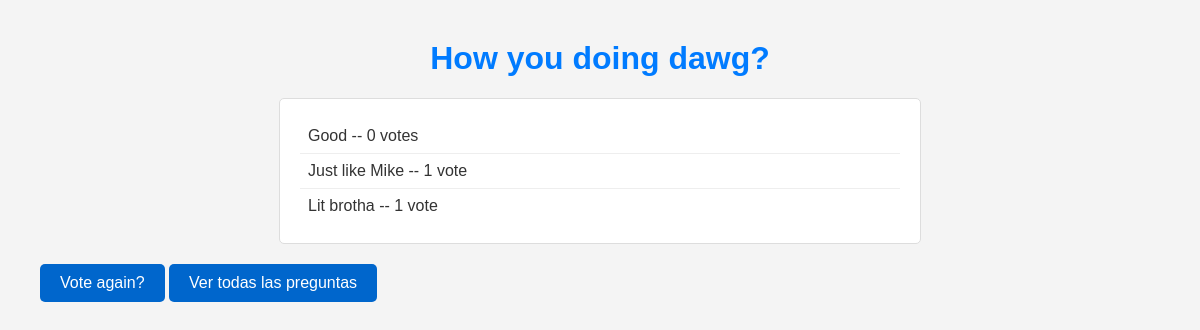
Page /votaciones/2/results/ (signed in) on the committed database.
### votaciones/models.py (models this page shows, shortened)
class Question(models.Model):
    question_text = models.CharField(max_length=200)
    pub_date = models.DateTimeField("date published")

class Choice(models.Model):
    question = models.ForeignKey(Question, on_delete=models.CASCADE)
    choice_text = models.CharField(max_length=200)
    votes = models.IntegerField(default=0)

### votaciones/views.py (the view)
# urls.py: path("<int:pk>/results/",views.ResultsView.as_view(), name="results"),
class ResultsView(LoginRequiredMixin, generic.DetailView):
   model = Question
   template_name = "votaciones/results.html"

### votaciones/templates/votaciones/results.html
{% load static %}
<link rel="stylesheet" href="{% static 'votaciones/results.css' %}" />
<h1>{{ question.question_text }}</h1>
<ul>
  {% for choice in question.choice_set.all %}
  <li>
    {{ choice.choice_text }} -- {{ choice.votes }}
    vote{{choice.votes|pluralize}}
  </li>
  {% endfor %}
</ul>
<a href="{% url 'votaciones:detail' question.id %}">Vote again?</a>
<a href="{% url 'votaciones:index' %}">Ver todas las preguntas</a>

### votaciones/static/votaciones/results.css (style rules this page uses)
h1 { color: #007bff; text-align: center; }
ul { list-style-type: none; padding: 0; max-width: 600px; margin: auto; background-color: #ffffff; border: 1px solid #dddddd; padding: 20px; border-radius: 5px; }
li { padding: 8px; border-bottom: 1px solid #eeeeee; }
li:last-child { border-bottom: none; }
a { display: inline-block; background-color: #06c; color: white; padding: 10px 20px; border-radius: 5px; text-decoration: none; text-align: center; margin: 20px auto; width: fit-content; }

### rows in the picture
Question: question_text "How you doing dawg?"
Choice: choice_text "Good", votes "0"
Choice: choice_text "Just like Mike", votes "1"
Choice: choice_text "Lit brotha", votes "1"
